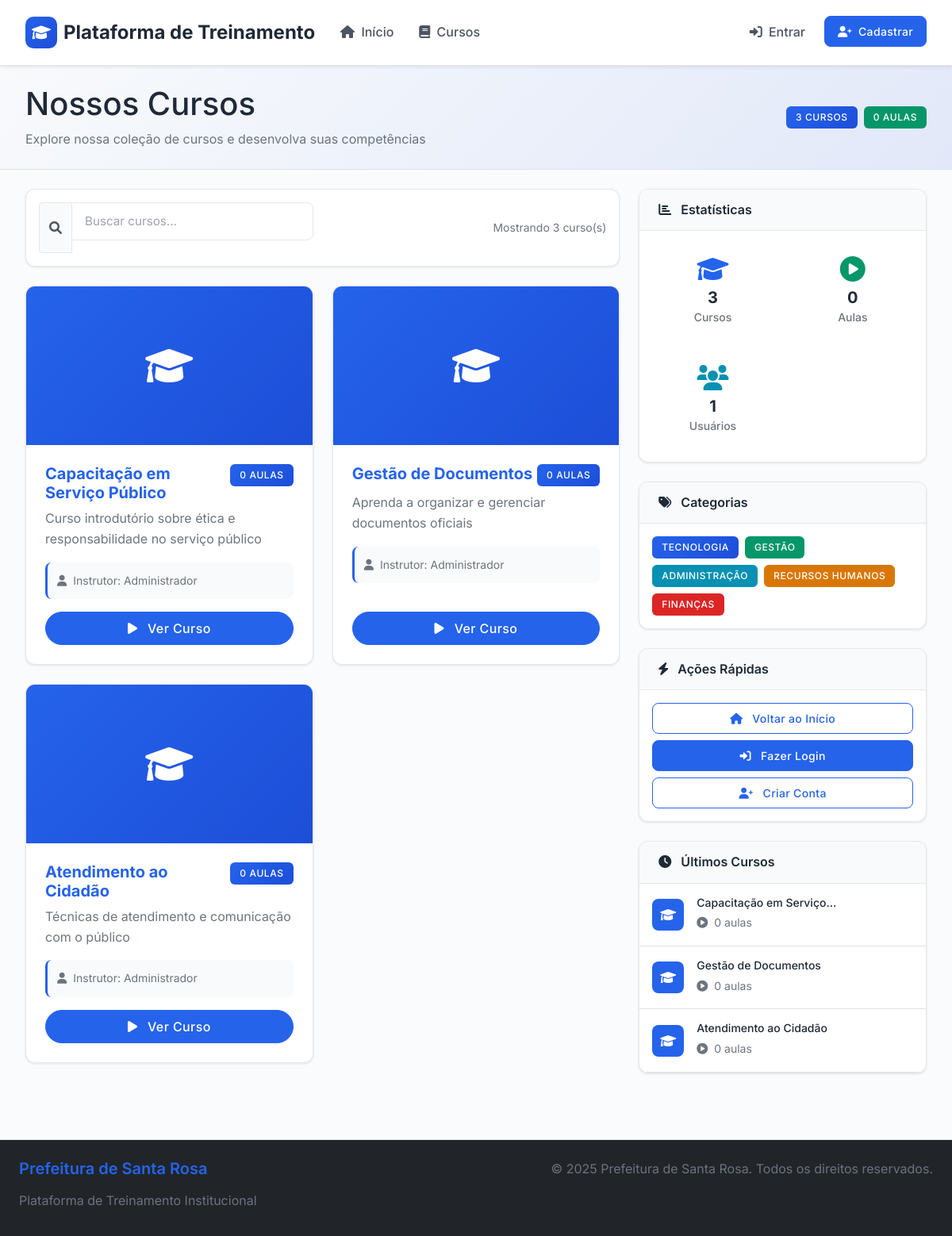
The page /cursos.php on the database its author committed.
### tables this page shows
CREATE TABLE cursos (
    id INT AUTO_INCREMENT PRIMARY KEY,
    titulo VARCHAR(200) NOT NULL,
    descricao TEXT,
    imagem VARCHAR(255),
    status ENUM('ativo', 'inativo') DEFAULT 'ativo',
    data_criacao TIMESTAMP DEFAULT CURRENT_TIMESTAMP,
    gestor_id INT,
    FOREIGN KEY (gestor_id) REFERENCES usuarios(id)
);

CREATE TABLE usuarios (
    id INT AUTO_INCREMENT PRIMARY KEY,
    nome VARCHAR(100) NOT NULL,
    email VARCHAR(100) UNIQUE NOT NULL,
    senha VARCHAR(255) NOT NULL,
    tipo ENUM('gestor', 'colaborador') NOT NULL DEFAULT 'colaborador',
    ativo BOOLEAN DEFAULT TRUE,
    data_cadastro TIMESTAMP DEFAULT CURRENT_TIMESTAMP
);

### cursos.php (the view, shortened to what this page needs)
<?php
include 'includes/header.php';
$database = new Database();
$db = $database->getConnection();
$cursos = [];
$stats = [
    'total_cursos' => 0,
    'total_aulas' => 0,
    'cursos_concluidos' => 0,
    'total_usuarios' => 0
];
if($db) {
    $query = "SELECT c.*, u.nome as gestor_nome,
              COUNT(a.id) as total_aulas,
              (SELECT COUNT(*) FROM progresso_usuarios pu
               WHERE pu.curso_id = c.id AND pu.usuario_id = ? AND pu.concluida = 1) as aulas_concluidas
              FROM cursos c
              LEFT JOIN aulas a ON c.id = a.curso_id AND a.ativo = 1
              LEFT JOIN usuarios u ON c.gestor_id = u.id
              WHERE c.status = 'ativo'
              GROUP BY c.id
              ORDER BY c.data_criacao DESC";
    $stmt = $db->prepare($query);
    $usuario_id = $_SESSION['usuario_id'] ?? 0;
    $stmt->execute([$usuario_id]);
    $cursos = $stmt->fetchAll(PDO::FETCH_ASSOC);
    $stats['total_cursos'] = count($cursos);
    $query = "SELECT COUNT(*) as total FROM aulas a
              INNER JOIN cursos c ON a.curso_id = c.id
              WHERE c.status = 'ativo' AND a.ativo = 1";
    $stmt = $db->prepare($query);
    $stmt->execute();
    $result = $stmt->fetch(PDO::FETCH_ASSOC);
    $stats['total_aulas'] = $result['total'];
    $query = "SELECT COUNT(*) as total FROM usuarios WHERE ativo = 1";
    $stmt = $db->prepare($query);
    $stmt->execute();
    $result = $stmt->fetch(PDO::FETCH_ASSOC);
    $stats['total_usuarios'] = $result['total'];
}
?>
<section class="py-4 bg-light border-bottom">
    <div class="container-fluid">
        <div class="row align-items-center">
            <div class="col-lg-8">
                <h1 class="mb-2">Nossos Cursos</h1>
                <p class="text-muted mb-0">Explore nossa coleção de cursos e desenvolva suas competências</p>
            </div>
            <div class="col-lg-4 text-lg-end">
                <div class="d-flex align-items-center justify-content-lg-end">
                    <span class="badge bg-primary me-2"><?php echo $stats['total_cursos']; ?> cursos</span>
                    <span class="badge bg-success"><?php echo $stats['total_aulas']; ?> aulas</span>
                </div>
            </div>
        </div>
    </div>
</section>
<div class="container-fluid py-4">
    <div class="row">
        <div class="col-lg-8">
            <?php if(empty($cursos)): ?>
            <div class="card">
                <div class="card-body text-center py-5">
                    <i class="fas fa-graduation-cap fa-3x text-muted mb-3"></i>
                    <h4 class="text-muted">Nenhum curso disponível no momento</h4>
                    <p class="text-muted">Novos cursos serão adicionados em breve.</p>
                </div>
            </div>
            <?php else: ?>
            <div class="card mb-4">
                <div class="card-body">
                    <div class="row align-items-center">
                        <div class="col-md-6">
                            <div class="input-group">
                                <span class="input-group-text">
                                    <i class="fas fa-search"></i>
                                </span>
                                <input type="text" class="form-control" id="searchInput" placeholder="Buscar cursos...">
                            </div>
                        </div>
                        <div class="col-md-6 text-md-end">
                            <small class="text-muted">
                                Mostrando <?php echo count($cursos); ?> curso(s)
                            </small>
                        </div>
                    </div>
                </div>
            </div>
            <div class="row" id="cursosContainer">
                <?php foreach($cursos as $curso): ?>
                <div class="col-lg-6 col-md-6 course-card mb-4">
                    <div class="card h-100 course-card-modern">
                        <?php if($curso['imagem']): ?>
                        <img src="<?php echo htmlspecialchars($curso['imagem']); ?>"
                             class="card-img-top course-image" alt="<?php echo htmlspecialchars($curso['titulo']); ?>">
                        <?php else: ?>
                        <div class="card-img-top course-image-placeholder">
                            <i class="fas fa-graduation-cap fa-3x"></i>
                        </div>
                        <?php endif; ?>
                        <div class="card-body d-flex flex-column">
                            <div class="d-flex justify-content-between align-items-start mb-2">
                                <h5 class="card-title mb-0"><?php echo htmlspecialchars($curso['titulo']); ?></h5>
                                <span class="badge bg-primary"><?php echo $curso['total_aulas']; ?> aulas</span>
                            </div>
                            <p class="card-text text-muted mb-3"><?php echo htmlspecialchars($curso['descricao']); ?></p>
                            <div class="course-meta mb-3">
                                <div class="d-flex align-items-center text-muted small">
                                    <i class="fas fa-user me-2"></i>
                                    <span>Instrutor: <?php echo htmlspecialchars($curso['gestor_nome']); ?></span>
                                </div>
                            </div>
                            <div class="mt-auto">
                                <a href="curso.php?id=<?php echo $curso['id']; ?>"
                                   class="btn btn-primary w-100">
                                    <i class="fas fa-play me-2"></i>
                                    <?php echo isset($_SESSION['usuario_id']) ? 'Continuar Curso' : 'Ver Curso'; ?>
                                </a>
                            </div>
                        </div>
                    </div>
                </div>
                <?php endforeach; ?>
            </div>
            <?php endif; ?>
        </div>
        <div class="col-lg-4">
            <div class="card mb-4">
                <div class="card-header">
                    <h6 class="mb-0">
                        <i class="fas fa-chart-bar me-2"></i>
                        Estatísticas
                    </h6>
                </div>
                <div class="card-body">
                    <div class="row text-center">
                        <div class="col-6 mb-3">
                            <div class="stat-item">
                                <i class="fas fa-graduation-cap fa-2x text-primary mb-2"></i>
                                <h5 class="mb-0"><?php echo $stats['total_cursos']; ?></h5>
                                <small class="text-muted">Cursos</small>
                            </div>
                        </div>
                        <div class="col-6 mb-3">
                            <div class="stat-item">
                                <i class="fas fa-play-circle fa-2x text-success mb-2"></i>
                                <h5 class="mb-0"><?php echo $stats['total_aulas']; ?></h5>
                                <small class="text-muted">Aulas</small>
                            </div>
                        </div>
                        <div class="col-6">
                            <div class="stat-item">
                                <i class="fas fa-users fa-2x text-info mb-2"></i>
                                <h5 class="mb-0"><?php echo $stats['total_usuarios']; ?></h5>
                                <small class="text-muted">Usuários</small>
                            </div>
                        </div>
                    </div>
                </div>
            </div>
            <div class="card mb-4">
                <div class="card-header">
                    <h6 class="mb-0">
                        <i class="fas fa-tags me-2"></i>
                        Categorias
                    </h6>
                </div>
                <div class="card-body">
                    <div class="d-flex flex-wrap gap-2">
                        <span class="badge bg-primary">Tecnologia</span>
                        <span class="badge bg-success">Gestão</span>
                        <span class="badge bg-info">Administração</span>
                        <span class="badge bg-warning">Recursos Humanos</span>
                        <span class="badge bg-danger">Finanças</span>
                    </div>
                </div>
            </div>
            <div class="card mb-4">
                <div class="card-header">
                    <h6 class="mb-0">
                        <i class="fas fa-bolt me-2"></i>
                        Ações Rápidas
                    </h6>
                </div>
                <div class="card-body">
                    <div class="d-grid gap-2">
                        <a href="index.php" class="btn btn-outline-primary btn-sm">
                            <i class="fas fa-home me-2"></i>
                            Voltar ao Início
                        </a>
                        <?php if(isset($_SESSION['usuario_id'])): ?>
                        <a href="meus-cursos.php" class="btn btn-outline-success btn-sm">
                            <i class="fas fa-graduation-cap me-2"></i>
                            Meus Cursos
                        </a>
                        <a href="perfil.php" class="btn btn-outline-info btn-sm">
                            <i class="fas fa-user me-2"></i>
                            Meu Perfil
                        </a>
                        <?php else: ?>
                        <a href="auth/login.php" class="btn btn-primary btn-sm">
                            <i class="fas fa-sign-in-alt me-2"></i>
                            Fazer Login
                        </a>
                        <a href="auth/cadastro.php" class="btn btn-outline-primary btn-sm">
                            <i class="fas fa-user-plus me-2"></i>
                            Criar Conta
                        </a>
                        <?php endif; ?>
                    </div>
                </div>
            </div>
            <?php if(!empty($cursos)): ?>
            <div class="card">
                <div class="card-header">
                    <h6 class="mb-0">
                        <i class="fas fa-clock me-2"></i>
                        Últimos Cursos
                    </h6>
                </div>
                <div class="card-body p-0">
                    <?php
                    $ultimos_cursos = array_slice($cursos, 0, 3);
                    foreach($ultimos_cursos as $curso):
                    ?>
                    <div class="d-flex align-items-center p-3 border-bottom">
                        <div class="me-3">
                            <div class="course-mini-icon">
                                <i class="fas fa-graduation-cap"></i>
                            </div>
                        </div>
                        <div class="flex-grow-1">
                            <h6 class="mb-1 small"><?php echo htmlspecialchars(substr($curso['titulo'], 0, 25)) . (strlen($curso['titulo']) > 25 ? '...' : ''); ?></h6>
                            <small class="text-muted">
                                <i class="fas fa-play-circle me-1"></i>
                                <?php echo $curso['total_aulas']; ?> aulas
                            </small>
                        </div>
                    </div>
                    <?php endforeach; ?>
                </div>
            </div>
            <?php endif; ?>
        </div>
    </div>
</div>
<?php include 'includes/footer.php'; ?>

### rows shown on the page
cursos: id "3", titulo "Atendimento ao Cidadão", total_aulas "0", descricao "Técnicas de atendimento e comunicação com o público", gestor.nome "Administrador", gestor "1"
cursos: titulo "Capacitação em Serviço Público", total_aulas "0", descricao "Curso introdutório sobre ética e responsabilidade no serviço público", gestor.nome "Administrador", titulo "Capacitação em Serviço"
cursos: titulo "Gestão de Documentos", total_aulas "0", descricao "Aprenda a organizar e gerenciar documentos oficiais", gestor.nome "Administrador"

### other values the page prints
$stats['total_aulas'] "0"
count($cursos) "3"
